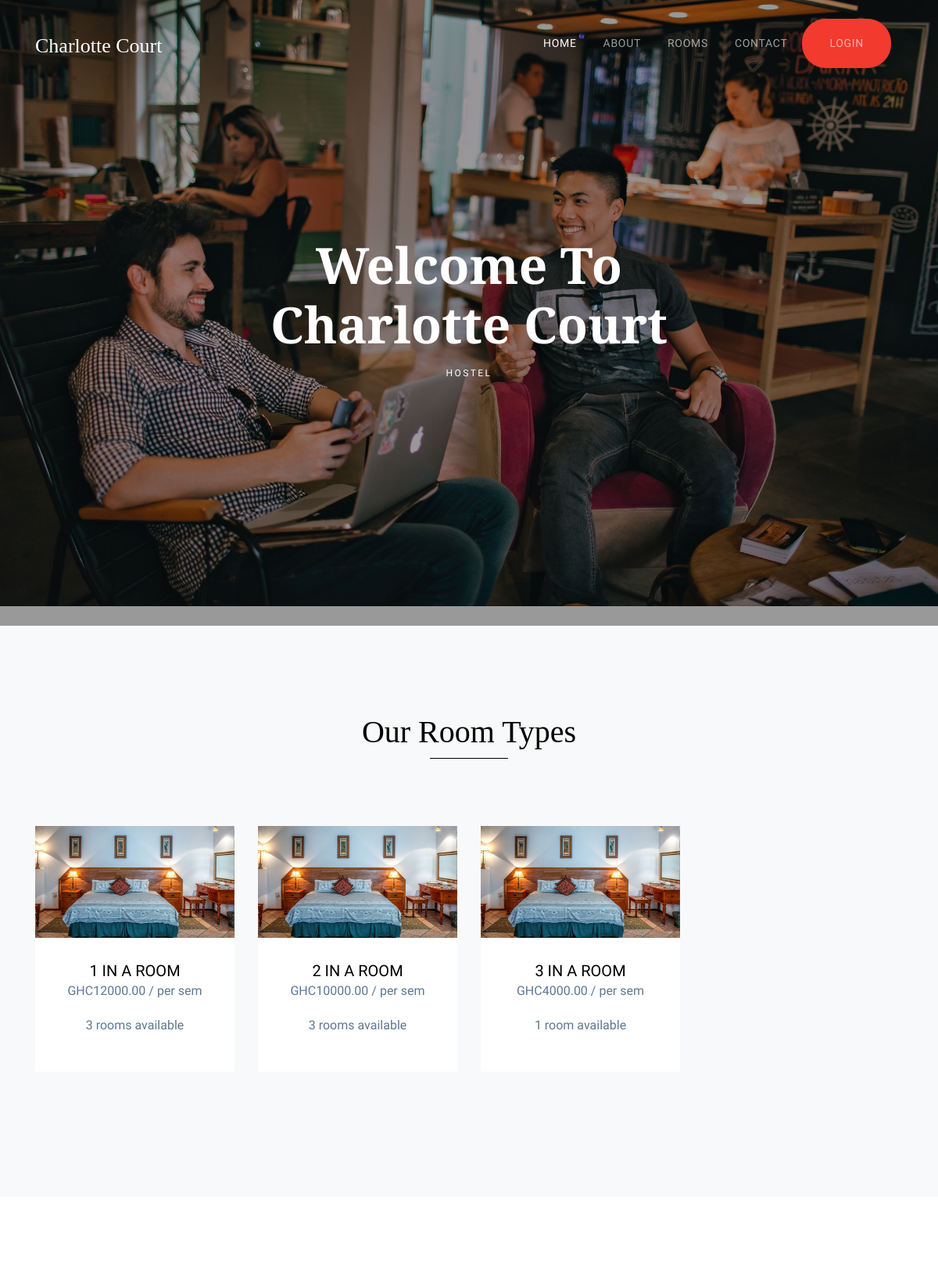
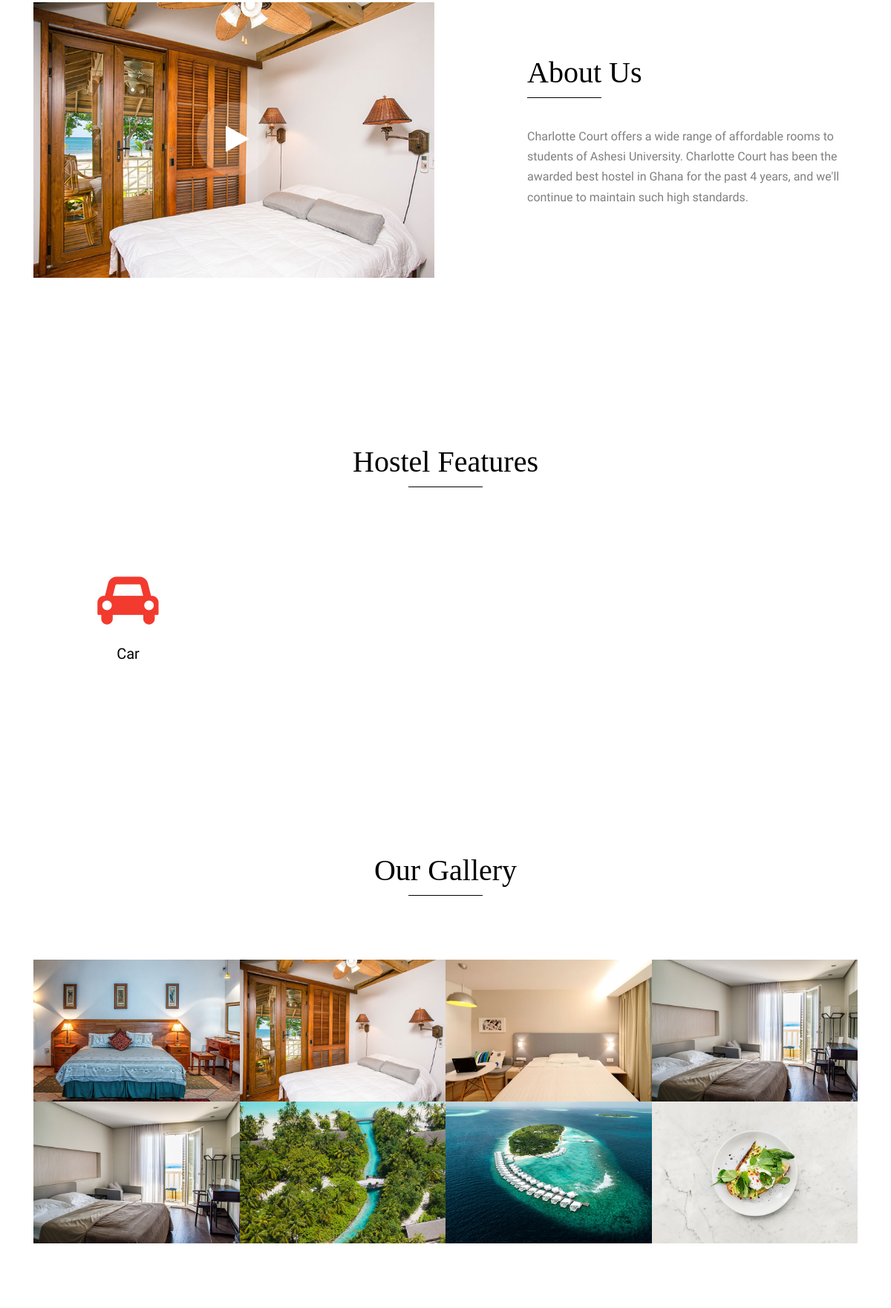
The page / (upper part) on the database its author committed (2 pictures, top to bottom).
### apps/hostel/models.py (models this page shows, shortened)
class Room_Type(models.Model):
    capacity = models.PositiveSmallIntegerField()
    price_per_day = models.DecimalField(max_digits=7, decimal_places=2)
    price_per_week = models.DecimalField(max_digits=7, decimal_places=2)
    price_per_month = models.DecimalField(max_digits=7, decimal_places=2)
    price_per_sem = models.DecimalField(max_digits=7, decimal_places=2)
    image1 = models.ImageField(null=True, blank=True, upload_to='static/images/', max_length=100)
    image2 = models.ImageField(null=True, blank=True, upload_to='static/images/', max_length=100)
    image3 = models.ImageField(null=True, blank=True, upload_to='static/images/', max_length=100)
    class Meta:
        ordering = ["capacity"]
    def count_available_rooms(self):
        count = Room.objects.filter(room_type=self, num_of_people__lt=self.capacity).count()
        return count

class Facility(models.Model):
    name = models.CharField(max_length=100, help_text='Name must be a maximum of 100 characters', unique=True)
    icon = models.CharField(max_length=50)
    class Meta:
        ordering = ["name"]

### apps/hostel/views.py (the view)
# urls.py: path("", views.IndexView.as_view(), name="index"),
class IndexView(ListView):
    model = Room_Type
    context_object_name = 'room_types'
    template_name = 'index.html'
    def get_context_data(self, **kwargs):
        context = super(IndexView, self).get_context_data(**kwargs)
        context['facilities'] = Facility.objects.all()[:8]
        return context

### apps/templates/index.html (shortened to what this page needs)
{% extends 'master.html' %}
{% load static %}
{% block home_active_class %} class="active" {% endblock%}
{% block intro %}
<div class="slide-one-item home-slider owl-carousel">
<div class="site-blocks-cover overlay" style="background-image: url(/static/images/hero_1.jpg)" data-aos="fade" data-stellar-background-ratio="0.5">
  <div class="container">
    <div class="row align-items-center justify-content-center">
      <div class="col-md-7 text-center" data-aos="fade">
        <h1 class="mb-2">Welcome To Charlotte Court</h1>
        <h2 class="caption">Hostel</h2>
      </div>
    </div>
  </div>
</div>
</div>
{% endblock %}
{% block body %}
<div class="site-section bg-light">
  <div class="container">
    <div class="row">
      <div class="col-md-6 mx-auto text-center mb-5 section-heading">
        <h2 class="mb-5">Our Room Types</h2>
      </div>
    </div>
    {% if room_types %}
    <div class="row">
      {% for room_type in room_types %}
      <div class="col-md-6 col-lg-3 mb-5">
        <div class="hotel-room text-center">
          <a href="{% url 'available_rooms' room_type.pk %}" class="d-block mb-0 thumbnail"><img src="/{{room_type.image1}}" alt="Image" class="img-fluid"></a>
          <div class="hotel-room-body">
            <h3 class="heading mb-0"><a href="{% url 'available_rooms' room_type.pk %}">{{ room_type.capacity }} in a room</a></h3>
            <p><strong class="price">GHC{{ room_type.price_per_sem }} / per sem</strong></p>
            <p><strong class="price">{{ room_type.count_available_rooms }} room{{room_type.count_available_rooms|pluralize}} available</strong></p>
          </div>
        </div>
      </div>
      {% endfor %}
    </div>
    {% else %}
      <p>No room types available</p>
    {% endif %}
  </div>
</div>
<div class="site-section">
  <div class="container">
    <div class="row align-items-center">
      <div class="col-md-6 mb-5 mb-md-0">
          <div class="img-border">
            <a href="https://vimeo.com/28959265" class="popup-vimeo image-play">
              <span class="icon-wrap">
                <span class="icon icon-play"></span>
              </span>
              <img src="/static/images/img_2.jpg" alt="" class="img-fluid">
            </a>
          </div>
      </div>
      <div class="col-md-5 ml-auto">
        <div class="section-heading text-left">
          <h2 class="mb-5">About Us</h2>
        </div>
        <p class="mb-4">Charlotte Court offers a wide range of affordable rooms to students of Ashesi University. Charlotte Court has been the awarded best hostel in Ghana for the past 4 years, and we'll continue to maintain such high standards. </p>
      </div>
    </div>
  </div>
</div>
<div class="site-section">
  <div class="container">
    <div class="row">
      <div class="col-md-6 mx-auto text-center mb-5 section-heading">
        <h2 class="mb-5">Hostel Features</h2>
      </div>
    </div>
    {% if facilities %}
      <div class="row">
        {% for facility in facilities %}
        <div class="col-sm-6 col-md-4 col-lg-3">
          <div class="text-center p-4 item">
            <span class=" display-3 mb-3 d-block text-primary"><i class="{{ facility.icon }}" aria-hidden="true"></i></span>
            <h2 class="h5">{{ facility.name }}</h2>
          </div>
        </div>
        {% endfor %}
    </div>
    {% else %}
    <p>No facilities available</p>
    {% endif %}
  </div>
</div>
<div class="site-section">
  <div class="container">
    <div class="row">
      <div class="col-md-6 mx-auto text-center mb-5 section-heading">
        <h2 class="mb-5">Our Gallery</h2>
      </div>
    </div>
    <div class="row no-gutters">
      <div class="col-md-6 col-lg-3">
        <a href="/static/images/img_1.jpg" class="image-popup img-opacity"><img src="/static/images/img_1.jpg" alt="Image" class="img-fluid"></a>
      </div>
      <div class="col-md-6 col-lg-3">
        <a href="/static/images/img_2.jpg" class="image-popup img-opacity"><img src="/static/images/img_2.jpg" alt="Image" class="img-fluid"></a>
      </div>
      <div class="col-md-6 col-lg-3">
        <a href="/static/images/img_3.jpg" class="image-popup img-opacity"><img src="/static/images/img_3.jpg" alt="Image" class="img-fluid"></a>
      </div>
      <div class="col-md-6 col-lg-3">
        <a href="/static/images/img_4.jpg" class="image-popup img-opacity"><img src="/static/images/img_4.jpg" alt="Image" class="img-fluid"></a>
      </div>
      <div class="col-md-6 col-lg-3">
        <a href="/static/images/img_4.jpg" class="image-popup img-opacity"><img src="/static/images/img_4.jpg" alt="Image" class="img-fluid"></a>
      </div>
      <div class="col-md-6 col-lg-3">
        <a href="/static/images/img_5.jpg" class="image-popup img-opacity"><img src="/static/images/img_5.jpg" alt="Image" class="img-fluid"></a>
      </div>
      <div class="col-md-6 col-lg-3">
        <a href="/static/images/img_6.jpg" class="image-popup img-opacity"><img src="/static/images/img_6.jpg" alt="Image" class="img-fluid"></a>
      </div>
      <div class="col-md-6 col-lg-3">
        <a href="/static/images/img_7.jpg" class="image-popup img-opacity"><img src="/static/images/img_7.jpg" alt="Image" class="img-fluid"></a>
      </div>
    </div>
  </div>
</div>
{% endblock %}

### apps/templates/master.html (shortened to what this page needs)
{% load static %}<!DOCTYPE html>
<html lang="en">
  <head>
    <link rel="stylesheet" href="{% static 'fonts/icomoon/style.css' %}">
    <link rel="stylesheet" href="{% static 'css/bootstrap.min.css' %}">
    <link rel="stylesheet" href="{% static 'css/magnific-popup.css' %}">
    <link rel="stylesheet" href="{% static 'css/jquery-ui.css' %}">
    <link rel="stylesheet" href="{% static 'css/owl.carousel.min.css' %}">
    <link rel="stylesheet" href="{% static 'css/owl.theme.default.min.css' %}">
    <link rel="stylesheet" href="{% static 'css/bootstrap-datepicker.css' %}">
    <link rel="stylesheet" href="{% static 'css/animate.css' %}">
    <link rel="stylesheet" href="https://cdn.jsdelivr.net/npm/mediaelement@4.2.7/build/mediaelementplayer.min.css">
    <link rel="stylesheet" href="{% static 'fonts/flaticon/font/flaticon.css' %}">
    <link rel="stylesheet" href="{% static 'css/aos.css' %}">
    <link rel="stylesheet" href="{% static 'css/style.css' %}">
    <link rel="stylesheet" href="https://stackpath.bootstrapcdn.com/font-awesome/4.7.0/css/font-awesome.min.css">
  </head>
  <body>
  <div class="site-wrap">
    <div class="site-navbar-wrap js-site-navbar bg-white">
      <div class="container">
        <div class="site-navbar bg-light">
          <div class="py-1">
            <div class="row align-items-center">
              <div class="col-4">
                <h2 class="mb-0 site-logo"><a href="{% url 'index' %}">Charlotte Court</a></h2>
              </div>
              <div class="col-8">
                <nav class="site-navigation text-right" role="navigation">
                  <div class="container">
                    <ul class="site-menu js-clone-nav d-none d-lg-block">
                      <li {% block home_active_class %}{% endblock%} >
                        <a href="{% url 'index' %}">Home</a>
                      </li>
                      <li {% block about_active_class %}{% endblock %} ><a href="{% url 'about' %}">About</a></li>
                      <li {% block rooms_active_class %}{% endblock %} ><a href="{% url 'rooms' %}">Rooms</a></li>
                      <li {% block contact_active_class %}{% endblock %} ><a href="{% url 'contact' %}">Contact</a></li>
                      {% if user.is_authenticated %}
                      <li class="has-children btn btn-primary pill text-white px-4">
                        <a href="#">{% firstof user.get_short_name user.get_username %}</a>
                        <ul class="dropdown arrow-top">
                          <li><a href="{% url 'dashboard' %}">My Dashboard</a></li>
                          <li><a href="{% url 'apps.accounts:my_account' %}">My Account</a></li>
                          <li><a href="{% url 'apps.accounts:logout' %}">Logout</a></li>
                        </ul>
                      </li>
                      {% else %}
                      <li class="btn btn-primary pill text-white px-4"><a href="{% url 'apps.accounts:login' %}">Login</a></li>
                      {% endif %}
                    </ul>
                  </div>
                </nav>
              </div>
            </div>
          </div>
        </div>
      </div>
    </div>
    {% block intro %}
    {% endblock %}
    {% block body %}
    {% endblock %}
  </div>
  </body>
</html>

### rows shown on the page
Room_Type: image1 (picture), capacity "1", price_per_sem "12000.00", count_available_rooms "3"
Room_Type: image1 (picture), capacity "2", price_per_sem "10000.00", count_available_rooms "3"
Room_Type: image1 (picture), capacity "3", price_per_sem "4000.00", count_available_rooms "1"
Facility: name "Car"
